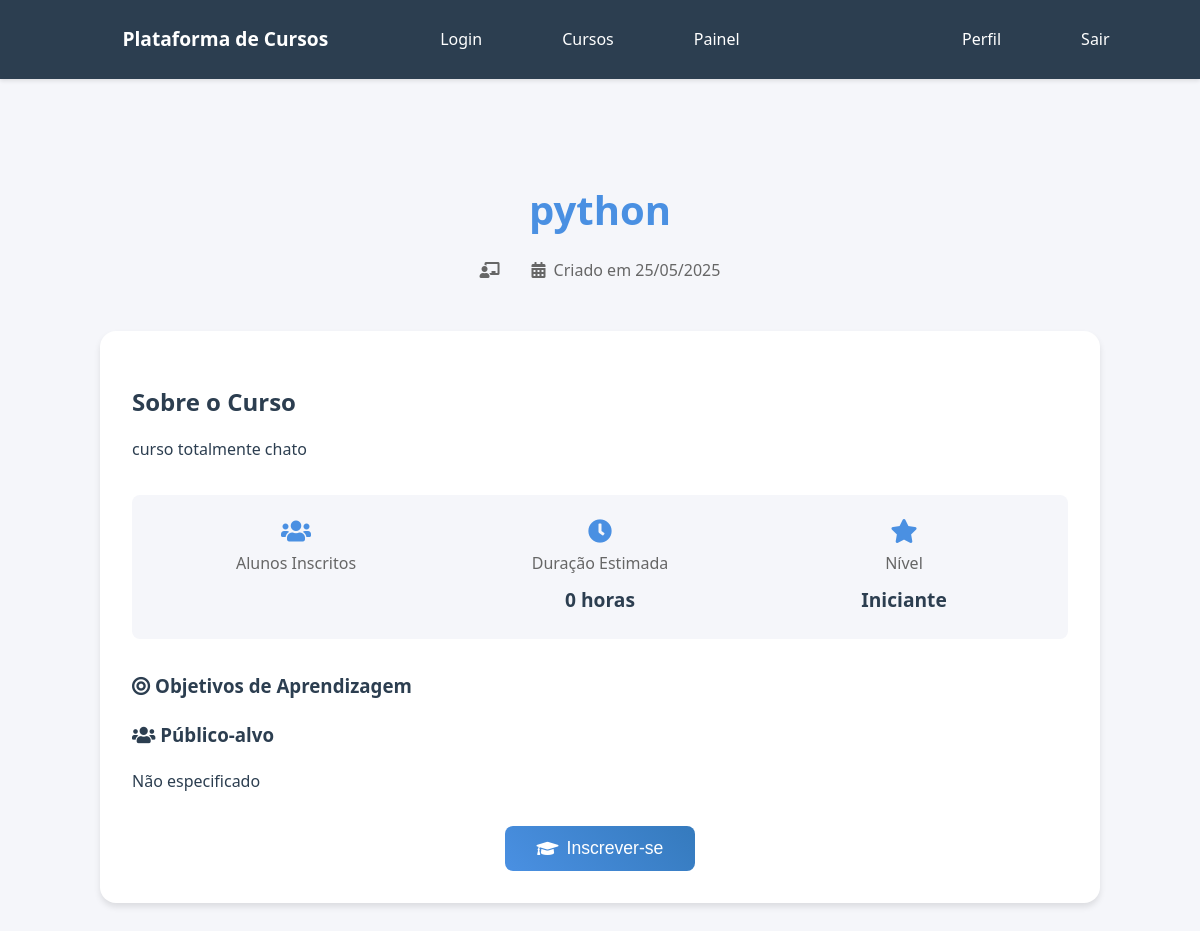
The app's page /cursos/1/ (signed in) with its own data.
### cursos/models.py (models this page shows, shortened)
class Curso(models.Model):
    NIVEL_CHOICES = [
        ('iniciante', 'Iniciante'),
        ('intermediario', 'Intermediário'),
        ('avancado', 'Avançado')
    ]
    titulo = models.CharField(max_length=200)
    descricao = models.TextField()
    instrutor = models.ForeignKey(User, on_delete=models.CASCADE, related_name='cursos_criados')
    duracao_horas = models.PositiveIntegerField(help_text='Duração total do curso em horas', default=0)
    nivel = models.CharField(max_length=20, choices=NIVEL_CHOICES, default='iniciante')
    pre_requisitos = models.TextField(blank=True, help_text='Pré-requisitos necessários para o curso')
    objetivos = models.TextField(help_text='Objetivos de aprendizagem do curso')
    publico_alvo = models.TextField(help_text='Público-alvo do curso')
    materiais = models.TextField(blank=True, help_text='Materiais complementares do curso')
    data_criacao = models.DateTimeField(auto_now_add=True)
    data_atualizacao = models.DateTimeField(auto_now=True)
    class Meta:
        verbose_name = 'Curso'
        verbose_name_plural = 'Cursos'
        ordering = ['-data_criacao']

### cursos/views.py (the view)
# urls.py: path('<int:curso_id>/', views.detalhe_curso, name='detalhe'),
@login_required
def detalhe_curso(request, curso_id):
    curso = get_object_or_404(Curso, id=curso_id)
    return render(request, 'cursos/detalhe.html', {'curso': curso})

### cursos/templates/cursos/detalhe.html (shortened to what this page needs)
{% extends 'accounts/base.html' %}
{% block content %}
<div class="curso-detalhe-container">
    <div class="curso-header">
        <h1>{{ curso.titulo }}</h1>
        <div class="curso-meta">
            <span class="instrutor">
                <i class="fas fa-chalkboard-teacher"></i>
            </span>
            <span class="data-criacao">
                <i class="fas fa-calendar-alt"></i>
                Criado em {{ curso.data_criacao|date:"d/m/Y" }}
            </span>
        </div>
    </div>
    <div class="curso-content">
        <div class="curso-descricao">
            <h2>Sobre o Curso</h2>
            <p>{{ curso.descricao }}</p>
        </div>
        <div class="curso-info-box">
            <div class="info-item">
                <i class="fas fa-users"></i>
                <span>Alunos Inscritos</span>
            </div>
            <div class="info-item">
                <i class="fas fa-clock"></i>
                <span>Duração Estimada</span>
                <strong>{{ curso.duracao_horas }} horas</strong>
            </div>
            <div class="info-item">
                <i class="fas fa-star"></i>
                <span>Nível</span>
                <strong>{{ curso.get_nivel_display }}</strong>
            </div>
        </div>
        <div class="curso-detalhes">
            <div class="detalhe-section">
                <h3><i class="fas fa-bullseye"></i> Objetivos de Aprendizagem</h3>
            </div>
            <div class="detalhe-section">
                <h3><i class="fas fa-users"></i> Público-alvo</h3>
                <p>{{ curso.publico_alvo }}</p>
            </div>
        </div>
        <div class="curso-acoes">
            {% if user.is_authenticated %}
                {% if user in curso.alunos.all %}
                    <button class="btn btn-success" disabled>
                        <i class="fas fa-check-circle"></i>
                        Inscrito
                    </button>
                {% else %}
                    <form method="post" action="{% url 'cursos:inscrever' curso.id %}">
                        <button type="submit" class="btn btn-primary">
                            <i class="fas fa-graduation-cap"></i>
                            Inscrever-se
                        </button>
                    </form>
                {% endif %}
            {% else %}
                <a href="{% url 'accounts:login' %}" class="btn btn-primary">
                    <i class="fas fa-sign-in-alt"></i>
                    Faça login para se inscrever
                </a>
            {% endif %}
        </div>
    </div>
</div>
<link rel="stylesheet" href="https://cdnjs.cloudflare.com/ajax/libs/font-awesome/5.15.4/css/all.min.css">
{% endblock %}

### accounts/templates/accounts/base.html (style rules this page uses)
:root { --primary-color: #4a90e2; --secondary-color: #2c3e50; --accent-color: #e74c3c; --background-color: #f5f6fa; --text-color: #2c3e50; }
body { font-family: 'Segoe UI', Tahoma, Geneva, Verdana, sans-serif; line-height: 1.6; margin: 0; padding: 0; background-color: var(--background-color); color: var(--text-color); }
.btn { display: inline-block; padding: 0.75rem 1.5rem; background-color: var(--primary-color); color: white; text-decoration: none; border: none; border-radius: 8px; cursor: pointer; font-weight: 500; font-size: 1rem; transition: transform 0.2s ease, box-shadow 0.2s ease; }

### cursos/templates/cursos/detalhe.html (style rules this page uses)
.curso-detalhe-container { max-width: 1000px; margin: 0 auto; padding: 2rem; }
.curso-header { text-align: center; margin-bottom: 3rem; }
.curso-header h1 { font-size: 2.5rem; color: var(--primary-color); margin-bottom: 1rem; }
.curso-meta { display: flex; justify-content: center; gap: 2rem; color: #666; }
.curso-meta span { display: flex; align-items: center; gap: 0.5rem; }
.curso-content { background: white; border-radius: 16px; padding: 2rem; box-shadow: 0 4px 6px rgba(0,0,0,0.1); }
.curso-descricao { margin-bottom: 2rem; }
.curso-descricao h2 { color: var(--secondary-color); margin-bottom: 1rem; }
.curso-info-box { display: grid; grid-template-columns: repeat(auto-fit, minmax(200px, 1fr)); gap: 1.5rem; background: var(--background-color); border-radius: 8px; padding: 1.5rem; margin: 2rem 0; }
.info-item { display: flex; flex-direction: column; align-items: center; text-align: center; gap: 0.5rem; }
.info-item i { font-size: 1.5rem; color: var(--primary-color); }
.info-item span { color: #666; }
.info-item strong { font-size: 1.2rem; color: var(--secondary-color); }
.curso-acoes { text-align: center; margin-top: 2rem; }
.btn { padding: 0.75rem 2rem; font-size: 1.1rem; display: inline-flex; align-items: center; gap: 0.5rem; transition: all 0.3s ease; }
.btn-primary { background: linear-gradient(45deg, var(--primary-color), #357abd); color: white; border: none; border-radius: 8px; }

### records on screen
Curso: titulo "python", data_criacao "25/05/2025", descricao "curso totalmente chato", duracao_horas "0", nivel "Iniciante", publico_alvo "Não especificado"
